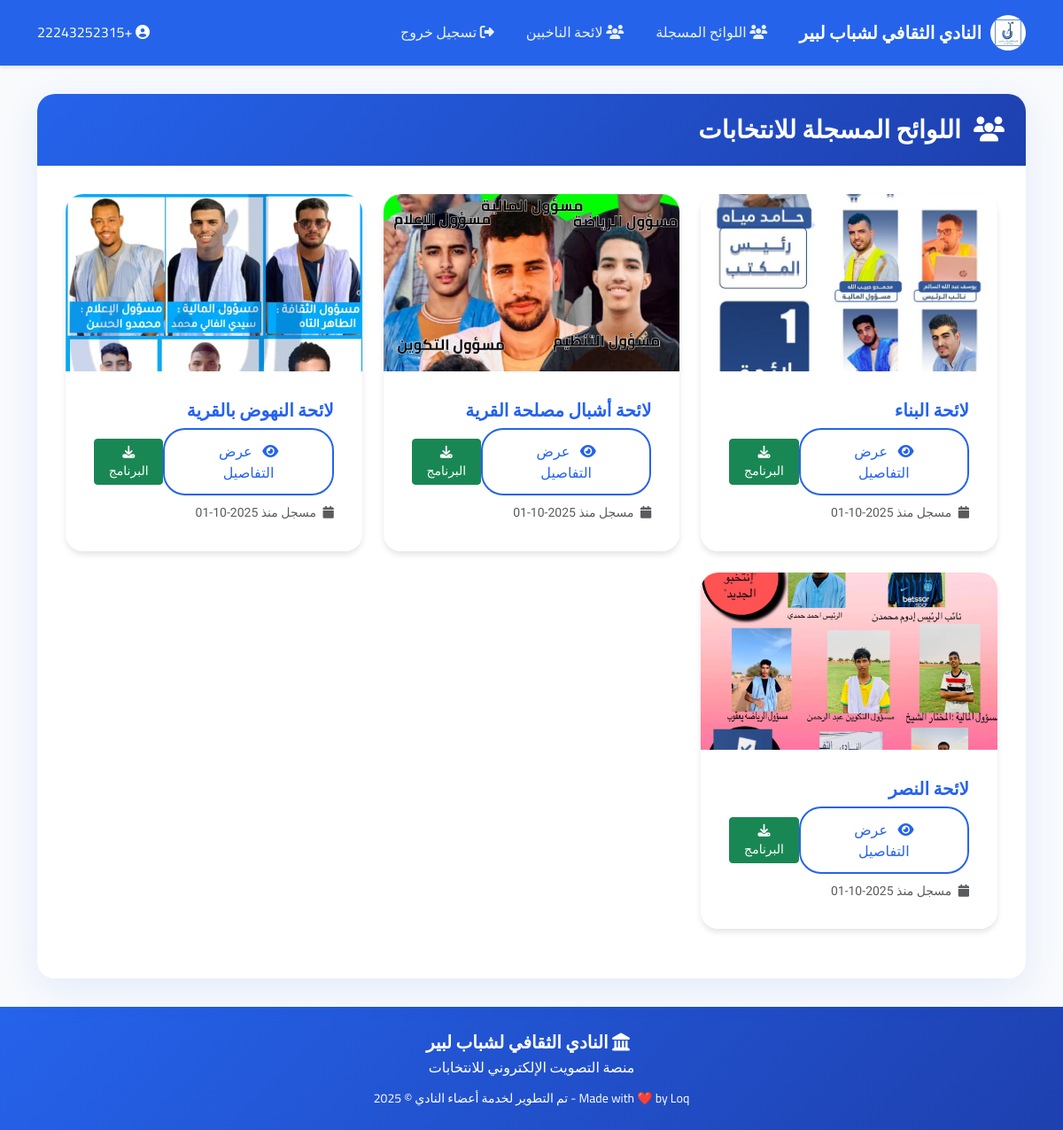
Page /teams/ (signed in) on the committed database.
### voting/models.py (models this page shows, shortened)
class CustomUser(AbstractUser):
    ADMIN_CHOICES = [
        ('user', 'Regular User'),
        ('view_admin', 'View Admin'),
        ('super_admin', 'Super Admin'),
    ]
    id = models.UUIDField(primary_key=True, default=uuid.uuid4, editable=False)
    full_name = models.CharField(
        max_length=100,
        blank=True,
        null=True,
        help_text="Full name of the user"
    )
    phone_regex = RegexValidator(
        regex=r'^\+?1?\d{9,15}$',
        message="Phone number must be entered in the format: '+999999999'. Up to 15 digits allowed."
    )
    phone_number = models.CharField(
        validators=[phone_regex],
        max_length=17,
        unique=True,
        blank=True,
        null=True,
        help_text="Phone number for regular users"
    )
    is_phone_verified = models.BooleanField(
        default=False,
        help_text="Whether the phone number has been verified via OTP"
    )
    otp_code = models.CharField(
        max_length=6,
        blank=True,
        null=True,
        help_text="Current OTP code for verification"
    )
    otp_created_at = models.DateTimeField(
        blank=True,
        null=True,
        help_text="When the current OTP was generated"
    )
    user_type = models.CharField(
        max_length=15,
        choices=ADMIN_CHOICES,
        default='user',
        help_text="Type of user: regular user, view admin, or super admin"
    )
    created_at = models.DateTimeField(
        auto_now_add=True,
        help_text="When this user account was created"
    )
    objects = CustomUserManager()
    USERNAME_FIELD = 'username'
    REQUIRED_FIELDS = ['email']
    class Meta:
        verbose_name = 'User'
        verbose_name_plural = 'Users'
        ordering = ['-created_at']
    def is_admin(self):
        return self.user_type in ['view_admin', 'super_admin']

class Team(models.Model):
    id = models.UUIDField(primary_key=True, default=uuid.uuid4, editable=False)
    name = models.CharField(max_length=200, help_text="Team/Candidate name")
    description = models.TextField(blank=True, null=True, help_text="Brief description")
    image = models.ImageField(
        upload_to='team_images/',
        blank=True,
        null=True,
        help_text="Team logo or promotional image"
    )
    program_document = models.FileField(
        upload_to='team_programs/',
        blank=True,
        null=True,
        help_text="PDF document with election program"
    )
    contact_info = models.TextField(
        blank=True,
        null=True,
        help_text="Contact information for the team"
    )
    is_active = models.BooleanField(default=True, help_text="Is this team currently active?")
    created_at = models.DateTimeField(auto_now_add=True)
    updated_at = models.DateTimeField(auto_now=True)
    created_by = models.ForeignKey(CustomUser, on_delete=models.CASCADE, related_name='created_teams')
    class Meta:
        ordering = ['name']
        verbose_name = 'Team'
        verbose_name_plural = 'Teams'

### voting/views.py (the view)
# urls.py: path('teams/', views.teams_view, name='teams_list'),
@login_required
def teams_view(request):
    teams = Team.objects.filter(is_active=True).order_by('created_at')
    context = {
        'teams': teams,
        'can_manage_teams': request.user.is_admin(),
    }
    return render(request, 'teams/teams_list.html', context)

### voting/templates/teams/teams_list.html (shortened to what this page needs)
{% extends 'base.html' %}
{% block content %}
<div class="row">
    <div class="col-12">
        <div class="card">
            <div class="card-header d-flex justify-content-between align-items-center">
                <h3 class="mb-0">
                    <i class="fas fa-users me-2"></i>
                    اللوائح المسجلة للانتخابات
                </h3>
            </div>
            <div class="card-body">
                {% if teams %}
                    <div class="row">
                        {% for team in teams %}
                        <div class="col-lg-6 col-xl-4 mb-4">
                            <div class="card h-100 team-card">
                                {% if team.image %}
                                <div class="team-image-container">
                                    <img src="{{ team.image.url }}" class="card-img-top team-image" alt="{{ team.name }}">
                                </div>
                                {% else %}
                                <div class="team-placeholder">
                                    <i class="fas fa-users fa-3x text-muted"></i>
                                </div>
                                {% endif %}
                                <div class="card-body d-flex flex-column">
                                    <h5 class="card-title">{{ team.name }}</h5>
                                    <div class="mt-auto">
                                        <div class="d-flex justify-content-between align-items-center">
                                            <a href="{% url 'team_detail' team.id %}" class="btn btn-outline-primary">
                                                <i class="fas fa-eye me-2"></i>
                                                عرض التفاصيل
                                            </a>
                                            {% if team.program_document %}
                                            <a href="{{ team.program_document.url }}"
                                               class="btn btn-sm btn-success"
                                               target="_blank"
                                               title="تحميل البرنامج الانتخابي">
                                                <i class="fas fa-download"></i>
                                                البرنامج
                                            </a>
                                            {% endif %}
                                        </div>
                                        <small class="text-muted mt-2 d-block">
                                            <i class="fas fa-calendar me-1"></i>
                                            مسجل منذ {{ team.created_at|date:"Y-m-d" }}
                                        </small>
                                    </div>
                                </div>
                            </div>
                        </div>
                        {% endfor %}
                    </div>
                {% else %}
                    <div class="text-center py-5">
                        <i class="fas fa-users fa-5x text-muted mb-3"></i>
                        <h4 class="text-muted">لا توجد لوائح  مسجلة حالياً</h4>
                        <p class="text-muted">سيتم عرض اللوائح المرشحة هنا عند توفرها</p>
                    </div>
                {% endif %}
            </div>
        </div>
    </div>
</div>
{% endblock %}

### voting/templates/base.html (shortened to what this page needs)
{% load static %}
<!DOCTYPE html>
<html lang="ar" dir="rtl">
<head>
    <link href="https://cdnjs.cloudflare.com/ajax/libs/bootstrap/5.3.0/css/bootstrap.rtl.min.css" rel="stylesheet">
    <link href="https://cdnjs.cloudflare.com/ajax/libs/font-awesome/6.4.0/css/all.min.css" rel="stylesheet">
</head>
<body>
    <nav class="navbar navbar-expand-lg navbar-dark">
        <div class="container">
            <a class="navbar-brand d-flex align-items-center" href="{% url 'dashboard' %}">
            <div class="club-logo">
                <img src="{% static 'club-logo.png' %}" alt="شعار النادي">
            </div>
            <span class="club-name">النادي الثقافي لشباب لبير</span>
        </a>
            <div class="collapse navbar-collapse" id="navbarNav">
                <ul class="navbar-nav me-auto">
                    {% if user.is_authenticated %}
                    <li class="nav-item">
                            <a class="nav-link" href="{% url 'teams_list' %}">
                                <i class="fas fa-users ms-1"></i>
                                اللوائح المسجلة
                            </a>
                        </li>
                               <li class="nav-item">
                                <a class="nav-link" href="{% url 'registered_users' %}">
                                    <i class="fas fa-users ms-1"></i>
                                    لائحة الناخبين
                                </a>
                            </li>
                        <li class="nav-item">
                            <a class="nav-link" href="{% url 'logout' %}">
                                <i class="fas fa-sign-out-alt ms-1"></i>
                                تسجيل خروج
                            </a>
                        </li>
                    {% endif %}
                </ul>
                {% if user.is_authenticated %}
                    <span class="navbar-text text-white">
                        <i class="fas fa-user-circle ms-1"></i>
                        {% if user.user_type == 'user' %}
                            {{ user.phone_number }}
                        {% else %}
                            {{ user.username }}
                        {% endif %}
                    </span>
                {% endif %}
            </div>
        </div>
    </nav>
    <main class="main-content">
        <div class="container">
            {% block content %}{% endblock %}
        </div>
    </main>
    <footer class="footer">
        <div class="container">
            <div class="club-footer">
                <div class="club-name">
                    <i class="fas fa-landmark ms-2"></i>
                    النادي الثقافي لشباب لبير
                </div>
                <div class="election-info">
                    منصة التصويت الإلكتروني للانتخابات
                </div>
                <div class="mt-2">
                    <small class="">
                 Made with ❤️ by Loq - تم التطوير لخدمة أعضاء النادي        © 2025
                    </small>
                </div>
            </div>
        </div>
    </footer>
</body>
</html>

### voting/templates/base.html (style rules this page uses)
.navbar-brand { display: flex; align-items: center; text-decoration: none; padding: 0; }
.club-logo { width: 50px; height: 50px; margin-left: 10px; flex-shrink: 0; }
.club-logo img { width: 100%; height: 100%; object-fit: contain; display: block; }
.club-name { font-weight: 700; font-size: 1.25rem; color: white !important; white-space: nowrap; }
.club-logo img { max-width: 100%; height: auto; display: block; }
.club-logo { background: white; border-radius: 50%; padding: 5px; display: flex; align-items: center; justify-content: center; }
:root { --primary-blue: #2563eb; --secondary-blue: #1e40af; --light-blue: #3b82f6; --accent-blue: #60a5fa; --gradient-blue: linear-gradient(135deg, #2563eb 0%, #1e40af 100%); --gradient-light: linear-gradient(135deg, #eff6ff 0%, #dbeafe 100%); --shadow-blue: rgba(37, 99, 235, 0.2); --text-dark: #1e293b; --text-muted: #64748b; }
* { margin: 0; padding: 0; box-sizing: border-box; }
body { font-family: 'Cairo', 'Tajawal', Arial, sans-serif; background: var(--gradient-light); color: var(--text-dark); min-height: 100vh; line-height: 1.8; direction: rtl; text-align: right; }
h1, h2, h3, h4, h5, h6 { font-family: 'Cairo', 'Tajawal', Arial, sans-serif; font-weight: 600; }
:root { --primary-color: #2563eb; --secondary-color: #1e40af; --success-color: #10b981; --warning-color: #f59e0b; --text-dark: #1e293b; --text-muted: #64748b; --bg-light: #f8fafc; }
body { font-family: 'Cairo', Arial, sans-serif; background: var(--bg-light); color: var(--text-dark); min-height: 100vh; line-height: 1.6; direction: rtl; text-align: right; display: flex; flex-direction: column; }
.navbar { background: var(--primary-color) !important; box-shadow: 0 2px 4px rgba(0,0,0,0.1); padding: 1rem 0; }
.navbar-brand { font-weight: 700; font-size: 1.25rem; color: white !important; display: flex; align-items: center; }
.club-logo { width: 40px; height: 40px; background: white; border-radius: 50%; display: flex; align-items: center; justify-content: center; margin-left: 10px; font-weight: bold; color: var(--primary-color); }
.navbar-nav .nav-link { color: rgba(255, 255, 255, 0.9) !important; font-weight: 500; padding: 0.5rem 1rem !important; transition: all 0.3s ease; }
.me-2 { margin-left: 0.5rem !important; margin-right: 0 !important; }
.main-content { min-height: calc(100vh - 120px); padding: 2rem 0; }
.card { border: none; border-radius: 20px; box-shadow: 0 10px 40px rgba(37, 99, 235, 0.1); backdrop-filter: blur(10px); background: rgba(255, 255, 255, 0.95); transition: all 0.3s ease; overflow: hidden; }
.card-header { background: var(--gradient-blue) !important; color: white; border: none; padding: 1.5rem; font-weight: 600; text-align: center; font-family: 'Cairo', sans-serif; }
.card-body { padding: 2rem; font-family: 'Tajawal', sans-serif; }
.btn-outline-primary { border: 2px solid var(--primary-blue); color: var(--primary-blue); border-radius: 25px; padding: 0.75rem 2rem; font-weight: 500; transition: all 0.3s ease; font-family: 'Cairo', sans-serif; }
.footer { background: var(--gradient-blue); color: white; text-align: center; padding: 1.5rem 0; margin-top: auto; font-family: 'Cairo', sans-serif; }

### voting/templates/teams/teams_list.html (style rules this page uses)
.team-card { transition: transform 0.3s ease, box-shadow 0.3s ease; border: none; box-shadow: 0 4px 6px rgba(0, 0, 0, 0.1); }
.team-image-container { height: 200px; overflow: hidden; background: #f8f9fa; }
.team-image { width: 100%; height: 100%; object-fit: cover; transition: transform 0.3s ease; }
.card-title { color: var(--primary-blue); font-weight: 600; }

### rows in the picture
CustomUser: phone_number "+22243252315"
Team: image (picture), name "لائحة البناء", created_at "2025-10-01"
Team: image (picture), name "لائحة أشبال مصلحة القرية", created_at "2025-10-01"
Team: image (picture), name "لائحة النهوض بالقرية", created_at "2025-10-01"
Team: image (picture), name "لائحة النصر", created_at "2025-10-01"
